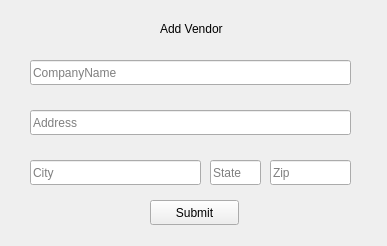
<?xml version="1.0" encoding="UTF-8"?>
<ui version="4.0">
 <class>Form</class>
 <widget class="QWidget" name="Form">
  <property name="geometry">
   <rect>
    <x>0</x>
    <y>0</y>
    <width>387</width>
    <height>246</height>
   </rect>
  </property>
  <property name="windowTitle">
   <string>Form</string>
  </property>
  <widget class="QLineEdit" name="company_name_le">
   <property name="geometry">
    <rect>
     <x>30</x>
     <y>60</y>
     <width>321</width>
     <height>25</height>
    </rect>
   </property>
   <property name="text">
    <string/>
   </property>
   <property name="maxLength">
    <number>32768</number>
   </property>
   <property name="placeholderText">
    <string>CompanyName</string>
   </property>
  </widget>
  <widget class="QLabel" name="label">
   <property name="geometry">
    <rect>
     <x>160</x>
     <y>20</y>
     <width>81</width>
     <height>17</height>
    </rect>
   </property>
   <property name="text">
    <string>Add Vendor</string>
   </property>
  </widget>
  <widget class="QLineEdit" name="address_le">
   <property name="geometry">
    <rect>
     <x>30</x>
     <y>110</y>
     <width>321</width>
     <height>25</height>
    </rect>
   </property>
   <property name="text">
    <string/>
   </property>
   <property name="maxLength">
    <number>32768</number>
   </property>
   <property name="placeholderText">
    <string>Address</string>
   </property>
  </widget>
  <widget class="QLineEdit" name="city_le">
   <property name="geometry">
    <rect>
     <x>30</x>
     <y>160</y>
     <width>171</width>
     <height>25</height>
    </rect>
   </property>
   <property name="text">
    <string/>
   </property>
   <property name="maxLength">
    <number>32768</number>
   </property>
   <property name="placeholderText">
    <string>City</string>
   </property>
  </widget>
  <widget class="QLineEdit" name="state_le">
   <property name="geometry">
    <rect>
     <x>210</x>
     <y>160</y>
     <width>51</width>
     <height>25</height>
    </rect>
   </property>
   <property name="text">
    <string/>
   </property>
   <property name="maxLength">
    <number>32768</number>
   </property>
   <property name="placeholderText">
    <string>State</string>
   </property>
  </widget>
  <widget class="QLineEdit" name="zipcode_le">
   <property name="geometry">
    <rect>
     <x>270</x>
     <y>160</y>
     <width>81</width>
     <height>25</height>
    </rect>
   </property>
   <property name="text">
    <string/>
   </property>
   <property name="maxLength">
    <number>32768</number>
   </property>
   <property name="placeholderText">
    <string>Zip</string>
   </property>
  </widget>
  <widget class="QPushButton" name="submit_btn">
   <property name="geometry">
    <rect>
     <x>150</x>
     <y>200</y>
     <width>89</width>
     <height>25</height>
    </rect>
   </property>
   <property name="text">
    <string>Submit</string>
   </property>
  </widget>
 </widget>
 <resources/>
 <connections/>
</ui>
